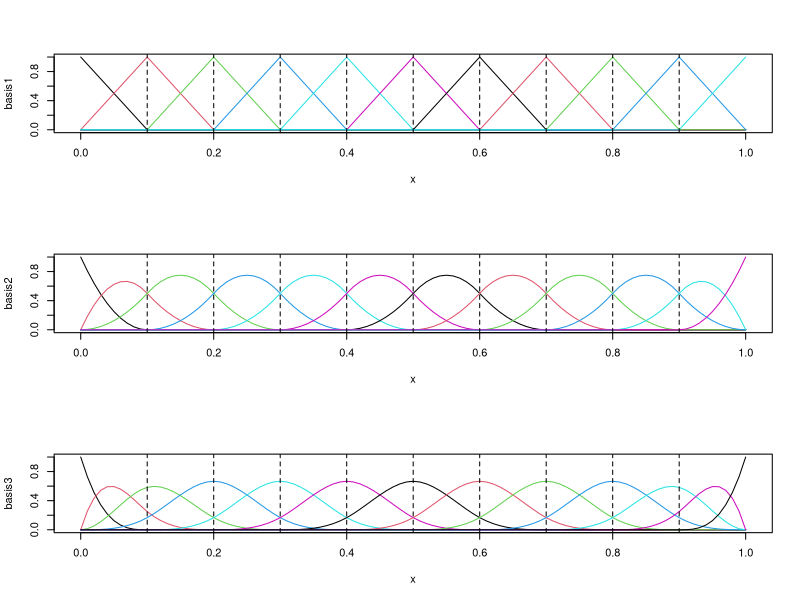
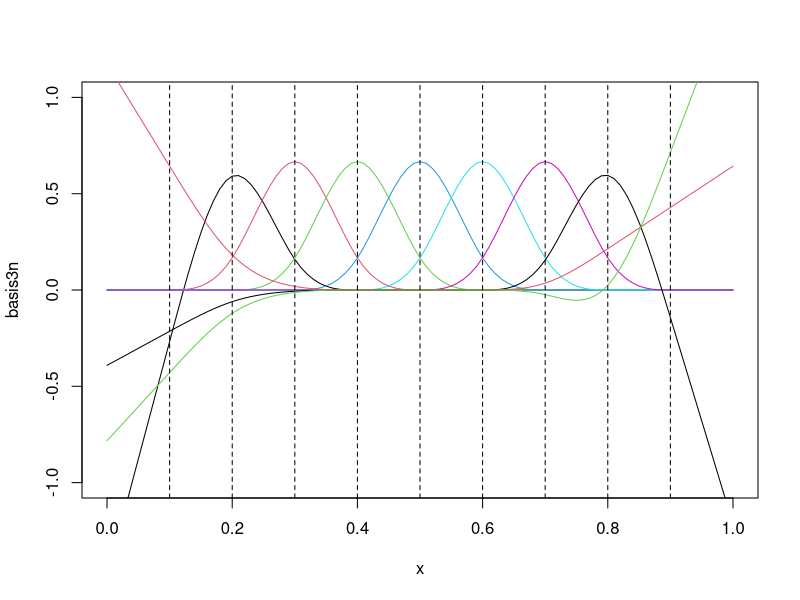
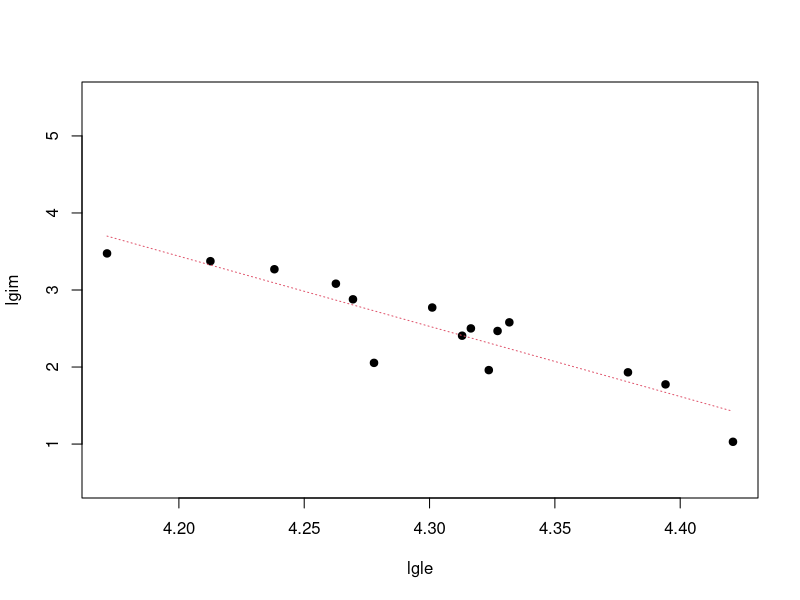
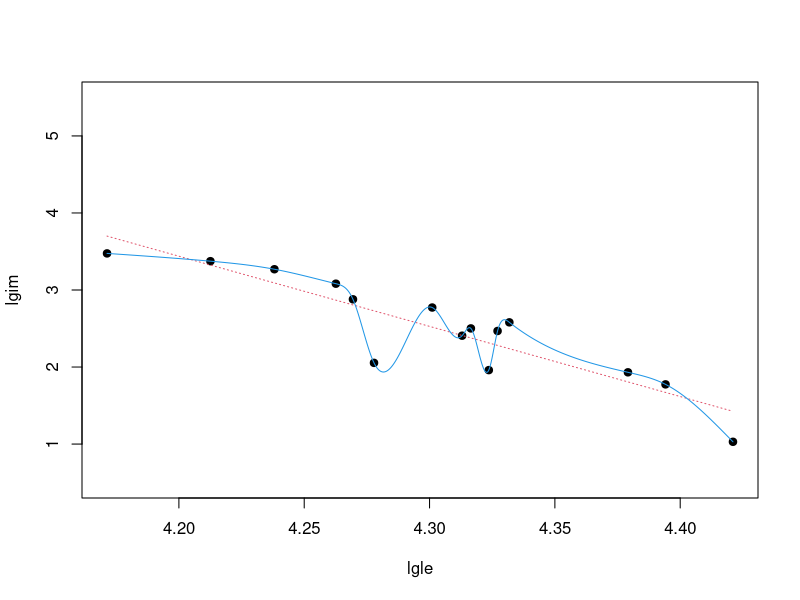
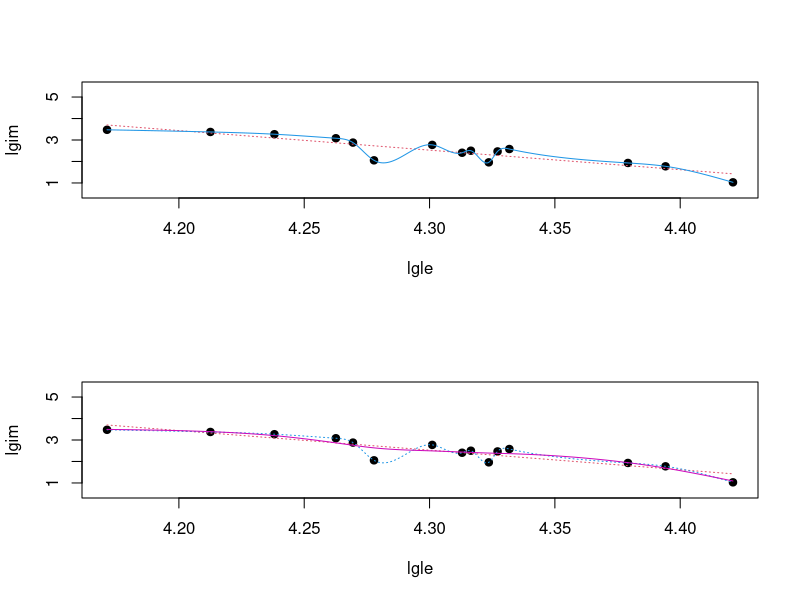

Source code (R) for these figures, in order:
## ---- chunk 1
knitr::opts_chunk$set(echo = TRUE)
## ---- chunk 2
library(splines)
## ---- chunk 3
x <- seq(0,1,by=.01)
my.knots <- seq(.1,.9,by=.1)

op <- par(mfrow=c(3,1))
k=1
basis1 <- bs(x=x,knots=my.knots,intercept=T,degree=k)
matplot(x,basis1,type="l",ylim=c(0,1),lty=1)
abline(v=my.knots,lty=2)

k=2
basis2 <- bs(x=x,knots=my.knots,intercept=T,degree=k)
matplot(x,basis2,type="l",ylim=c(0,1),lty=1)
abline(v=my.knots,lty=2)

k=3
basis3 <- bs(x=x,knots=my.knots,intercept=T,degree=k)
matplot(x,basis3,type="l",ylim=c(0,1),lty=1)
abline(v=my.knots,lty=2)

par(op)
## ---- chunk 4
inner.knots <- seq(.2,.8,by=.1)
basis3n <- ns(x=x,knots=inner.knots,intercept=T,Boundary.knots=c(.1,.9))
matplot(x,basis3n,type="l",ylim=c(-1,1),lty=1)
abline(v=inner.knots,lty=2)
abline(v=c(.1,.9),lty=2)
## ---- chunk 5
countries<-read.csv2(file="HDI.2017.subset.csv",row.names = 1)
attach(countries)
head(countries)
names(countries)
# [1] "country_name"   "Life.expec"     "Life.expec.f"  
# [4] "Life.expec.m"   "le.fm"          "Inf.Mort.rat"  
# [7] "Agric.employ.."     
## ---- chunk 6
set.seed(1234)
ind <- sort(sample(dim(countries)[1],15))
ind
smpl <- countries[ind,]
## ---- chunk 7
# lgle <- log(Life.expec)
lgle <- jitter(log(smpl[,2])) # Adds small random noise to the values 
ord.lgle <- order(lgle)
lgle <- lgle[ord.lgle]
# log(Inf.Mort.rat)
lgim <-log(smpl[ord.lgle,6])

plot(lgle,lgim,pch=19,ylim=c(.5,5.5))

a <- lm(lgim~lgle)
summary(a)
lines(lgle,a$fitted.values,col=2,lty=3)
## ---- chunk 8
plot(lgle,lgim,pch=19,ylim=c(.5,5.5))
lines(lgle,a$fitted.values,col=2,lty=3)

sint <- spline(lgle,lgim,method="natural",n=1000)
# names(sint)
lines(sint,col=4)
## ---- chunk 9
op <- par(mfrow=c(2,1))
plot(lgle,lgim,pch=19,ylim=c(.5,5.5))
lines(lgle,a$fitted.values,col=2,lty=3)
lines(sint,col=4)


plot(lgle,lgim,pch=19,ylim=c(.5,5.5))

# Simple linear regression as a extreme case of smoothing spline
sm.spl.2 <- smooth.spline(lgle,lgim,df=2)
lines(lgle,a$fitted.values,col=2,lty=3)
#points(sm.spl.2$x,sm.spl.2$y,col=2,pch=1)

# Interpolating spline as a extreme case of smoothing spline
sm.spl.15 <- smooth.spline(lgle,lgim,df=15)
lines(sint$x,sint$y,col=4,lty=3)
#points(sm.spl.15$x,sm.spl.15$y,col=4,pch=1)

# Smoothing spline
df.ss<-6
sm.spl <- smooth.spline(lgle,lgim,df=df.ss)
pred.ss <- predict(sm.spl,x=seq(min(lgle),max(lgle),length=1000))
lines(pred.ss,col=6)
#points(sm.spl$x,sm.spl$y,col=6,pch=1)
par(op)
